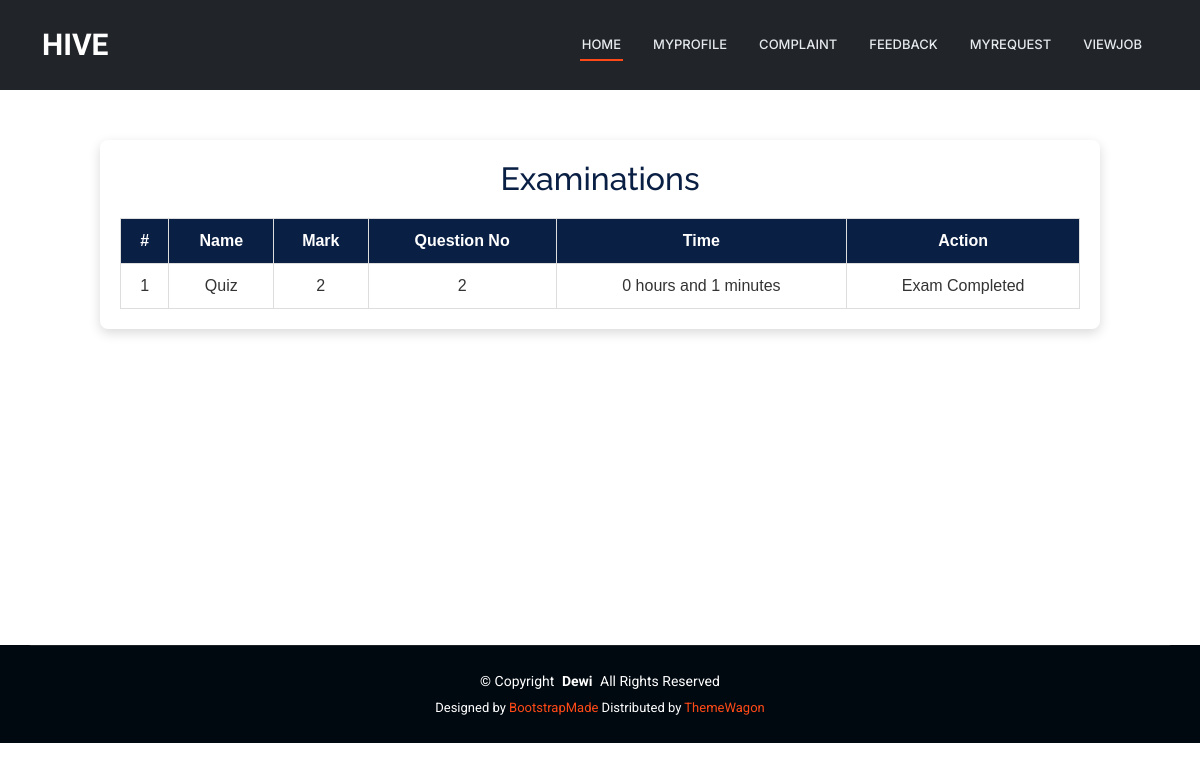
Screenshot of /User/ViewExam/9 (signed in) with the database file from the repository.
### JobProvider/models.py (models this page shows)
class tbl_examination(models.Model):
    examination_name=models.CharField(max_length=50)
    examination_mark=models.CharField(max_length=50)
    examination_time=models.CharField(max_length=50)
    examination_status = models.IntegerField(default=0)
    time = models.TimeField(null=True)
    start_time = models.TimeField(null=True)
    job=models.ForeignKey(tbl_job,on_delete=models.CASCADE,null=True)

### User/views.py (the view)
# urls.py: path('ViewExam/<int:id>',views.viewexam,name="ViewExam"),
def viewexam(request,id):
    exam = tbl_examination.objects.filter(job=id)
    for i in exam:
        questioncount = tbl_questions.objects.filter(examination=i.id).count()
        i.qtcount = questioncount
        exambodycount = tbl_examinationbody.objects.filter(examination=i.id,user=request.session["uid"],examinationbody_status=1).count()
        if exambodycount > 0:
            i.examstatus = 1
    return render(request,"User/ViewExam.html",{'exam':exam})

### User/Templates/User/ViewExam.html (shortened to what this page needs)
{% extends 'User/Header.html' %}
{% block content %}
<div class="viewexam-wrapper">
    <div class="viewexam-card">
        <h2>Examinations</h2>
        <table class="viewexam-table">
            <tr>
                <th>#</th>
                <th>Name</th>
                <th>Mark</th>
                <th>Question No</th>
                <th>Time</th>
                <th>Action</th>
            </tr>
            {% for i in exam %}
            <tr>
                <td>{{ forloop.counter }}</td>
                <td>{{ i.examination_name }}</td>
                <td>{{ i.examination_mark }}</td>
                <td>{{ i.qtcount }}</td>
                <td>{{ i.examination_time }}</td>
                <td>
                    {% if i.examstatus == 1 %}
                        Exam Completed
                    {% else %}
                        <a href="{% url 'User:viewquestion' i.id %}" class="exam-btn">Enter To Exam</a>
                    {% endif %}
                </td>
            </tr>
            {% endfor %}
        </table>
    </div>
</div>
<br><br><br><br><br><br><br><br>
{% endblock %}

### Guest/static/Main/assets/css/main.css (style rules this page uses)
:root { --default-font: "Roboto", system-ui, -apple-system, "Segoe UI", Roboto, "Helvetica Neue", Arial, "Noto Sans", "Liberation Sans", sans-serif, "Apple Color Emoji", "Segoe UI Emoji", "Segoe UI Symbol", "Noto Color Emoji"; --heading-font: "Raleway", sans-serif; --nav-font: "Inter", sans-serif; }
:root { --background-color: #ffffff; --default-color: #444444; --heading-color: #273d4e; --accent-color: #ff4a17; --surface-color: #ffffff; --contrast-color: #ffffff; }
:root { --nav-color: #e5eaee; --nav-hover-color: #ff4a17; --nav-mobile-background-color: #ffffff; --nav-dropdown-background-color: #ffffff; --nav-dropdown-color: #444444; --nav-dropdown-hover-color: #ff4a17; }
:root { scroll-behavior: smooth; }
body { color: var(--default-color); background-color: var(--background-color); font-family: var(--default-font); }
h1, h2, h3, h4, h5, h6 { color: var(--heading-color); font-family: var(--heading-font); }

### User/Templates/User/ViewExam.html (style rules this page uses)
.viewexam-wrapper { width: 100%; display: flex; justify-content: center; margin-top: 40px; font-family: Arial, sans-serif; }
.viewexam-card { width: 95%; max-width: 1000px; background-color: #ffffff; padding: 20px; border-radius: 8px; box-shadow: 0 4px 12px rgba(0,0,0,0.15); }
.viewexam-card h2 { text-align: center; margin-bottom: 20px; color: #0a1f44; }
.viewexam-table { width: 100%; border-collapse: collapse; text-align: left; }
.viewexam-table th, .viewexam-table td { border: 1px solid #ddd; padding: 10px; vertical-align: middle; }
.viewexam-table th { background-color: #0a1f44; color: #fff; font-weight: bold; text-align: center; }
.viewexam-table td { color: #333; text-align: center; }

### rows the page displays
tbl_examination: examination_name "Quiz", examination_mark "2", qtcount "2", examination_time "0 hours and 1 minutes", shows "Exam Completed"
